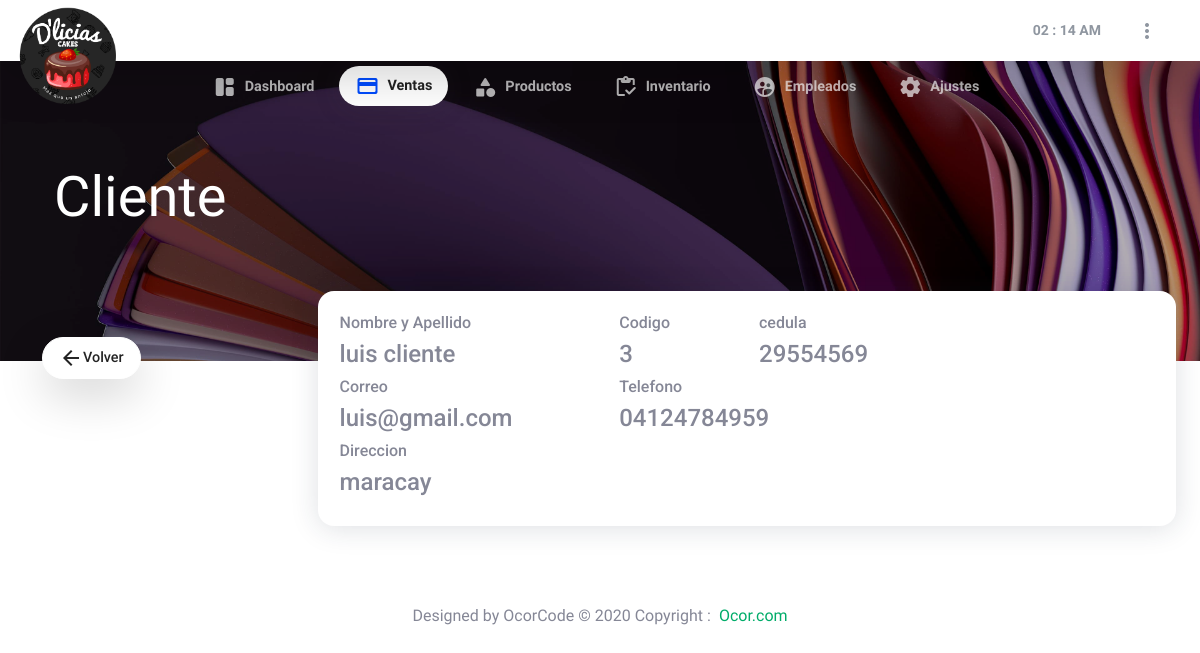
The page /views/Ventas/detalle_cliente.php?id=3 (signed in) on the database its author committed.
### tables this page shows
CREATE TABLE `cliente` (
  `id` int(11) NOT NULL,
  `tipo_documento` enum('Venezolano','Extranjero','Juridico','Pasaporte') NOT NULL,
  `identificacion` int(10) NOT NULL,
  `nombre` text NOT NULL,
  `telefono` varchar(20) NOT NULL,
  `correo` varchar(35) NOT NULL,
  `direccion` varchar(35) NOT NULL,
  `empresa` text NOT NULL,
  `borrado` char (1) DEFAULT 'N'
);

### controladores/clientes.php (called while the page is built, shortened)
<?php
require_once "auditoria.php";
 function buscarCliente(){
  global $db;
 $r = mysqli_query($db,"SELECT * FROM cliente WHERE id=$_REQUEST[id]");
    $temporal = mysqli_fetch_assoc($r);
  return $temporal;
}
 ?>

### views/ventas/detalle_cliente.php (the view, shortened to what this page needs)
<?php
require_once "../../controladores/clientes.php";
$cliente = buscarCliente(); ?>
<!DOCTYPE html>
<html lang="en">
<head>
  <?php
  include ('../../php/head.php');
  ?>
</head>
<body onload="startTime()">
      <?php
      include ('../../php/navbar.php');
      include ('../../php/menu/menu_ventas.php');
      ?>
  <header class="page-header bg-img-cover overlay overlay-30" style="background-image: url(../../imagenes/fondo-Principal.jpg);">
  <div class="container" style="margin-top: 6rem;">
    <div class="row">
      <div class="col-lg-12">
        <h1 class="display-3 tct text-white">Cliente</h1>
      </div>
    </div>
  </div>
  </header>
  <div class="container">
            <div class="row" style="margin-top: -1.5rem; margin-bottom: 3rem;">
                <div class="dropdown no-caret">
                    <a class="btn btn-white rounded-pill shadow-lg"href="../ventas">
                    <i class="material-icons-outlined">arrow_back</i>
                    <div class="font-weight-500">Volver</div></a>
                </div>
            </div>
        </div>
  <section class="section-clientes">
    <div class="container-fluid">
      <div class="row justify-content-end">
      <div class="col-lg-9 mb-4 col-12">
          <div class="card o-visible mb-4 mt-4">
              <div class="card-body">
                <div class="row">
                  <div class="col-lg-4 col-12">
                    <h6>Nombre y Apellido</h6>
                    <h4><?= $cliente['nombre']?></h4>
                  </div>
                  <div class="col-lg-2 col-12" >
                    <h6>Codigo</h6>
                    <h4><?= $cliente['id']?></h4>
                  </div>
                  <div class="col-lg-5 col-12" >
                    <h6>cedula</h6>
                    <h4><?= $cliente['identificacion']?></h4>
                  </div>
                  <div class="col-lg-4 col-12">
                    <h6>Correo</h6>
                    <h4><?= $cliente['correo']?></h4>
                  </div>
                  <div class="col-lg-4 col-12">
                    <h6>Telefono</h6>
                    <h4><?= $cliente['telefono']?></h4>
                  </div>
                  <div class="col-lg-12 col-12">
                    <h6>Direccion</h6>
                    <h4><?= $cliente['direccion']?></h4>
                  </div>
                </div>
                </div>
              </div>
          </div>
        </div>
      </div>
  </section>
<?php
include ('../../php/footer.php');
?>
</body>
</html>

### css/estilos.css (style rules this page uses)
body { background-color: #0D0D0D }

### rows shown on the page
cliente: nombre "luis cliente", id "3", identificacion "29554569", correo "luis@gmail.com", telefono "04124784959", direccion "maracay"
